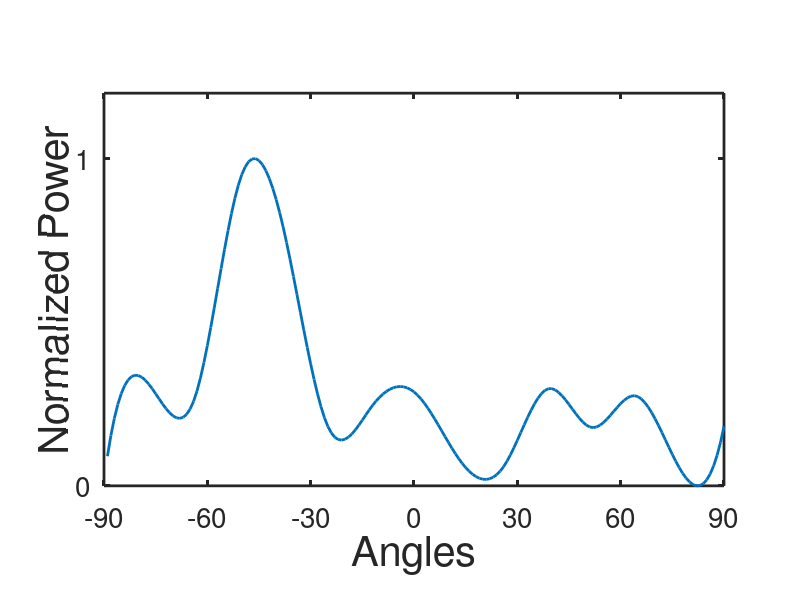
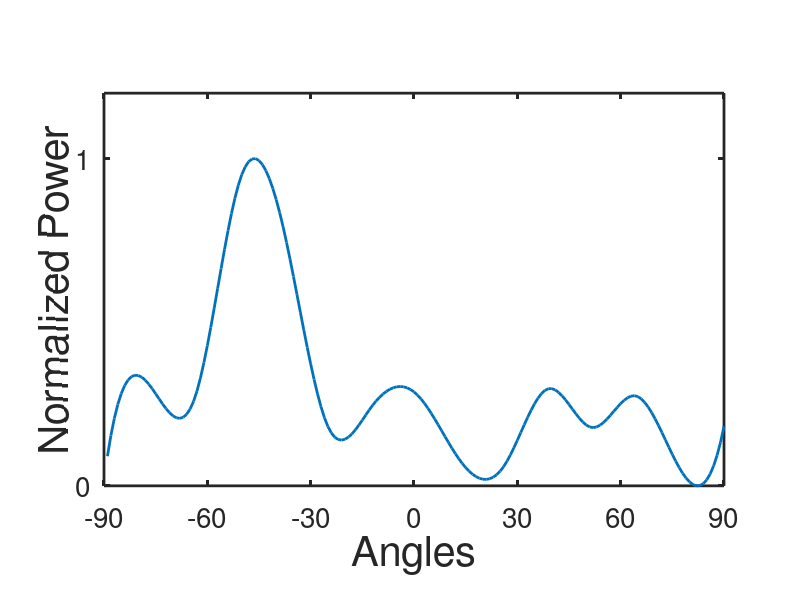

The MATLAB script that drew these images, in order:

rng(1)

len = 15;
a = rand(1,len);
a(4) = 3;
a(5) = 2.5;

x1 = 1:len;
x2 = linspace(1, len, 180);

b = interp1(x1, a, x2, 'spline');
b = b - min(b);
b = b / max(b);

figure(2)
clf
plot(b, 'linewidth', 2)
set(gca, 'linewidth', 2, 'fontsize', 20, 'xtick', 0:30:180, 'xticklabel', -90:30:90, 'ytick', [0, 1])
xlabel("Angles", 'fontsize', 30)
ylabel("Normalized Power", 'fontsize', 30)
axis([0, 180, 0, 1.2])
pbaspect([6,3.8,1])
saveas(gcf, 'figs/matlab_test.png')
print('-depsc', 'fig_results/non_diagonal_pks.pdf')
